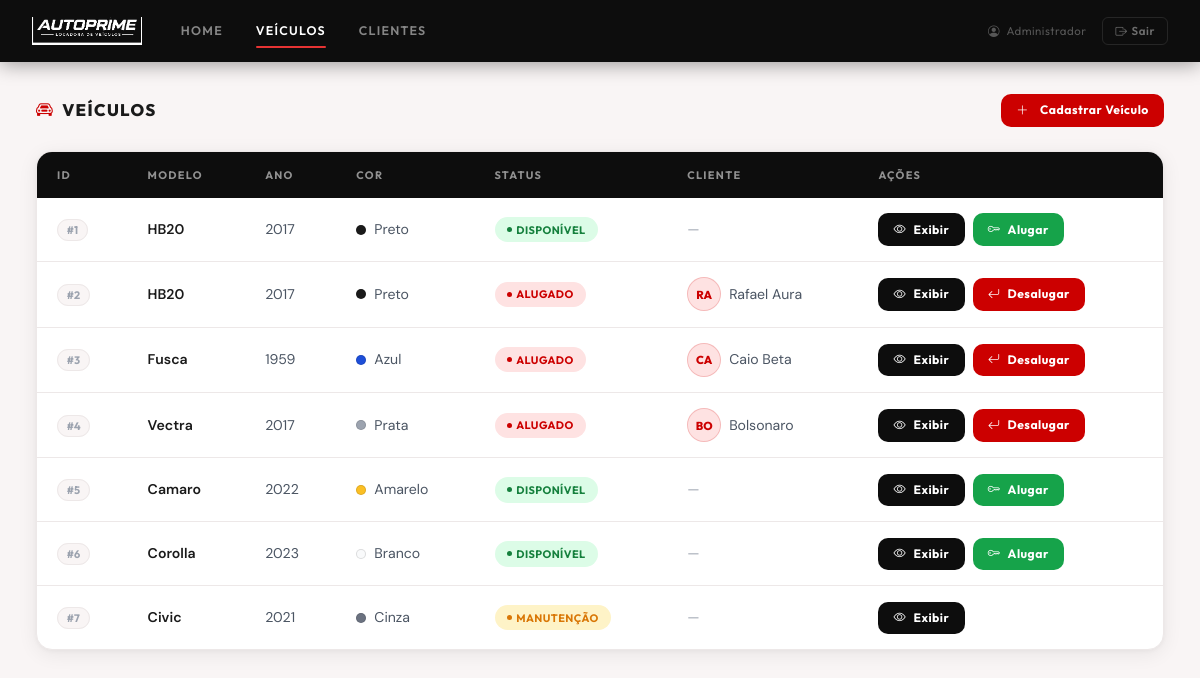
Screenshot of /veiculos.php (signed in) with the database file from the repository.
### tables this page shows
CREATE TABLE IF NOT EXISTS veiculos (
  id             INT AUTO_INCREMENT PRIMARY KEY,
  modelo         VARCHAR(100) NOT NULL,
  ano            YEAR         NOT NULL,
  cor            VARCHAR(60)  NOT NULL,
  cor_hex        VARCHAR(7)   DEFAULT '#cccccc',
  placa          VARCHAR(10)  DEFAULT NULL,
  diaria         DECIMAL(10,2) DEFAULT 120.00,
  status         ENUM('disponivel','alugado','manutencao') NOT NULL DEFAULT 'disponivel',
  cliente_id     INT          DEFAULT NULL,
  data_inicio    DATE         DEFAULT NULL,
  data_devolucao DATE         DEFAULT NULL,
  criado_em      TIMESTAMP DEFAULT CURRENT_TIMESTAMP,
  CONSTRAINT fk_veiculo_cliente
    FOREIGN KEY (cliente_id) REFERENCES clientes(id)
    ON DELETE SET NULL ON UPDATE CASCADE
);

CREATE TABLE IF NOT EXISTS clientes (
  id        INT AUTO_INCREMENT PRIMARY KEY,
  nome      VARCHAR(150) NOT NULL,
  telefone  VARCHAR(25)  DEFAULT NULL,
  email     VARCHAR(180) DEFAULT NULL,
  criado_em TIMESTAMP DEFAULT CURRENT_TIMESTAMP
);

### includes/auth.php (called while the page is built, shortened)
<?php
function ativo($pagina) {
    return basename($_SERVER['PHP_SELF']) === $pagina ? 'active' : '';
}

### veiculos.php (the view, shortened to what this page needs)
<?php
require_once __DIR__ . '/includes/conexao.php';
require_once __DIR__ . '/includes/header.php';
$veiculos = $pdo->query("
    SELECT v.*, c.nome AS nome_cliente
    FROM veiculos v
    LEFT JOIN clientes c ON c.id = v.cliente_id
    ORDER BY v.id ASC
")->fetchAll();
$status_map = [
    'disponivel' => ['label' => 'Disponível', 'class' => 'ap-badge-green'],
    'alugado'    => ['label' => 'Alugado',    'class' => 'ap-badge-red'],
    'manutencao' => ['label' => 'Manutenção', 'class' => 'ap-badge-amber'],
];
?>
<div class="ap-page">
  <div class="ap-section-header">
    <h1 class="ap-section-title">
      <i class="bi bi-car-front me-2" style="color:var(--ap-red);"></i>Veículos
    </h1>
    <a href="novo_veiculo.php" class="ap-btn ap-btn-red ap-btn-sm">
      <i class="bi bi-plus-lg me-1"></i>Cadastrar Veículo
    </a>
  </div>
  <div class="ap-table-wrap">
    <table class="ap-table">
      <thead>
        <tr>
          <th>ID</th>
          <th>Modelo</th>
          <th>Ano</th>
          <th>Cor</th>
          <th>Status</th>
          <th>Cliente</th>
          <th>Ações</th>
        </tr>
      </thead>
      <tbody>
        <?php if (empty($veiculos)): ?>
          <tr><td colspan="7"><div class="ap-empty">Nenhum veículo cadastrado.</div></td></tr>
        <?php else: ?>
          <?php foreach ($veiculos as $v):
            $st = $status_map[$v['status']] ?? ['label' => ucfirst($v['status']), 'class' => 'ap-badge-green'];
          ?>
          <tr>
            <td><span class="ap-id-badge">#<?= $v['id'] ?></span></td>
            <td><strong><?= htmlspecialchars($v['modelo']) ?></strong></td>
            <td><?= $v['ano'] ?></td>
            <td>
              <span class="d-flex align-items-center gap-2">
                <span style="width:10px;height:10px;border-radius:50%;
                  background:<?= htmlspecialchars($v['cor_hex'] ?? '#ccc') ?>;
                  border:1px solid rgba(0,0,0,.12);display:inline-block;flex-shrink:0;">
                </span>
                <?= htmlspecialchars($v['cor']) ?>
              </span>
            </td>
            <td>
              <span class="ap-badge <?= $st['class'] ?>"><?= $st['label'] ?></span>
            </td>
            <td>
              <?php if ($v['nome_cliente']): ?>
                <div class="d-flex align-items-center gap-2">
                  <div class="ap-avatar"><?= strtoupper(mb_substr($v['nome_cliente'], 0, 2)) ?></div>
                  <span><?= htmlspecialchars($v['nome_cliente']) ?></span>
                </div>
              <?php else: ?>
                <span style="color:var(--ap-gray-lt);">—</span>
              <?php endif; ?>
            </td>
            <td>
              <div class="d-flex align-items-center gap-2">
                <a href="exibir_veiculo.php?id=<?= $v['id'] ?>" class="ap-btn ap-btn-black ap-btn-sm">
                  <i class="bi bi-eye"></i> Exibir
                </a>
                <?php if ($v['status'] === 'disponivel'): ?>
                  <a href="alugar.php?id=<?= $v['id'] ?>" class="ap-btn ap-btn-green ap-btn-sm">
                    <i class="bi bi-key"></i> Alugar
                  </a>
                <?php elseif ($v['status'] === 'alugado'): ?>
                  <a href="desalugar.php?id=<?= $v['id'] ?>" class="ap-btn ap-btn-red ap-btn-sm">
                    <i class="bi bi-arrow-return-left"></i> Desalugar
                  </a>
                <?php endif; ?>
              </div>
            </td>
          </tr>
          <?php endforeach; ?>
        <?php endif; ?>
      </tbody>
    </table>
  </div>
</div>
<?php require_once __DIR__ . '/includes/footer.php'; ?>

### includes/header.php (shortened to what this page needs)
<?php require_once __DIR__ . '/auth.php'; ?>
<!DOCTYPE html>
<html lang="pt-BR">
<head>
  <link href="https://cdn.jsdelivr.net/npm/bootstrap@5.3.3/dist/css/bootstrap.min.css" rel="stylesheet">
  <link href="https://cdn.jsdelivr.net/npm/bootstrap-icons@1.11.3/font/bootstrap-icons.min.css" rel="stylesheet">
  <link href="assets/css/autoprime.css" rel="stylesheet">
</head>
<body>
<nav class="ap-navbar navbar">
  <div class="container-fluid px-0">
    <a class="navbar-brand me-4" href="home.php">
      <div class="logo-nav-wrap">
        <img src="assets/img/logo_nav.png" alt="AutoPrime">
      </div>
    </a>
    <ul class="navbar-nav flex-row gap-1 me-auto">
      <li class="nav-item">
        <a class="nav-link <?= ativo('home.php') ?>" href="home.php">Home</a>
      </li>
      <li class="nav-item">
        <a class="nav-link <?= ativo('veiculos.php') ?>" href="veiculos.php">Veículos</a>
      </li>
      <li class="nav-item">
        <a class="nav-link <?= ativo('clientes.php') ?>" href="clientes.php">Clientes</a>
      </li>
    </ul>
    <div class="d-flex align-items-center gap-3">
      <span class="ap-navbar-user">
        <i class="bi bi-person-circle me-1"></i>
        <?= htmlspecialchars($_SESSION['usuario_nome'] ?? 'Admin') ?>
      </span>
      <a href="logout.php" class="ap-btn-logout">
        <i class="bi bi-box-arrow-right me-1"></i>Sair
      </a>
    </div>
  </div>
</nav>

### includes/footer.php (shortened to what this page needs)
</body>
</html>

### rows the page displays
veiculos: id "1", modelo "HB20", ano "2017", cor "Preto", status "DISPONÍVEL"
veiculos: id "2", modelo "HB20", ano "2017", cor "Preto", status "ALUGADO", cliente.nome "RA", cliente.nome "Rafael Aura"
veiculos: id "3", modelo "Fusca", ano "1959", cor "Azul", status "ALUGADO", cliente.nome "CA", cliente.nome "Caio Beta"
veiculos: id "4", modelo "Vectra", ano "2017", cor "Prata", status "ALUGADO", cliente.nome "BO", cliente.nome "Bolsonaro"
veiculos: id "5", modelo "Camaro", ano "2022", cor "Amarelo", status "DISPONÍVEL"
veiculos: id "6", modelo "Corolla", ano "2023", cor "Branco", status "DISPONÍVEL"
veiculos: id "7", modelo "Civic", ano "2021", cor "Cinza", status "MANUTENÇÃO"

### other values shown
$_SESSION['usuario_nome'] "Administrador"
